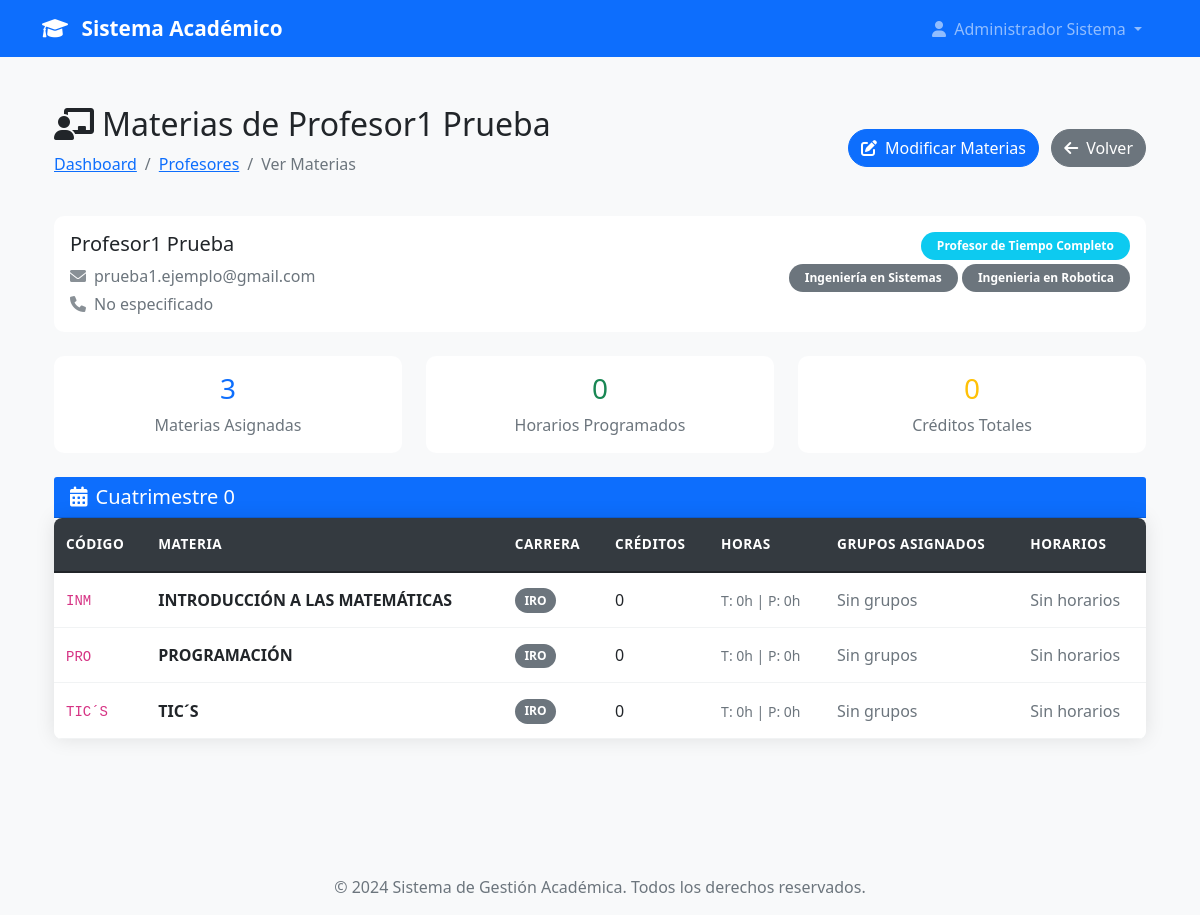
Page /admin/profesores/4/materias/ver (signed in) on the committed database.
### models.py (models this page shows, shortened)
class User(UserMixin, db.Model):
    id = db.Column(db.Integer, primary_key=True)
    username = db.Column(db.String(80), unique=True, nullable=False)
    email = db.Column(db.String(120), unique=True, nullable=False)
    password_hash = db.Column(db.String(120), nullable=False)
    nombre = db.Column(db.String(100), nullable=False)
    apellido = db.Column(db.String(100), nullable=False)
    telefono = db.Column(db.String(20))
    imagen_perfil = db.Column(db.String(200))  # Ruta de la imagen de perfil
    rol = db.Column(db.String(20), nullable=False)
    tipo_profesor = db.Column(db.String(20))
    carreras = db.relationship('Carrera', secondary=user_carreras, backref=db.backref('usuarios', lazy=True))
    materias = db.relationship('Materia', secondary='profesor_materias', backref=db.backref('profesores', lazy=True))
    carrera_id = db.Column(db.Integer, db.ForeignKey('carrera.id'))
    carrera = db.relationship('Carrera', foreign_keys=[carrera_id], backref=db.backref('jefe_carrera', uselist=False))
    fecha_registro = db.Column(db.DateTime, default=datetime.utcnow)
    activo = db.Column(db.Boolean, default=True)
    def get_nombre_completo(self):
        return f"{self.nombre} {self.apellido}"
    def is_admin(self):
        return self.rol == 'admin'
    def get_rol_display(self):
        roles = {
            'admin': 'Administrador',
            'jefe_carrera': 'Jefe de Carrera',
            'profesor_completo': 'Profesor de Tiempo Completo',
            'profesor_asignatura': 'Profesor por Asignatura'
        }
        return roles.get(self.rol, self.rol)

class Carrera(db.Model):
    id = db.Column(db.Integer, primary_key=True)
    nombre = db.Column(db.String(150), nullable=False, unique=True)
    codigo = db.Column(db.String(10), nullable=False, unique=True)  # Ej: "ING-SIS", "MED", etc.
    descripcion = db.Column(db.Text)
    facultad = db.Column(db.String(100))
    activa = db.Column(db.Boolean, default=True)
    fecha_creacion = db.Column(db.DateTime, default=datetime.utcnow)
    creada_por = db.Column(db.Integer, db.ForeignKey('user.id'), nullable=False)
    creador = db.relationship('User', foreign_keys=[creada_por], backref=db.backref('carreras_creadas', lazy=True))

class Materia(db.Model):
    id = db.Column(db.Integer, primary_key=True)
    nombre = db.Column(db.String(200), nullable=False)
    codigo = db.Column(db.String(20), nullable=False, unique=True)  # Ej: "ISI-101", "MAT-201"
    descripcion = db.Column(db.Text)
    cuatrimestre = db.Column(db.Integer, nullable=False)  # 1, 2, 3, etc.
    creditos = db.Column(db.Integer, nullable=False, default=3)
    horas_teoricas = db.Column(db.Integer, nullable=False, default=0)
    horas_practicas = db.Column(db.Integer, nullable=False, default=0)
    carrera_id = db.Column(db.Integer, db.ForeignKey('carrera.id'), nullable=False)
    carrera = db.relationship('Carrera', backref=db.backref('materias', lazy=True))
    activa = db.Column(db.Boolean, default=True)
    fecha_creacion = db.Column(db.DateTime, default=datetime.utcnow)
    creado_por = db.Column(db.Integer, db.ForeignKey('user.id'), nullable=False)
    creador = db.relationship('User', backref=db.backref('materias_creadas', lazy=True))
    def get_carrera_codigo(self):
        return self.carrera.codigo if self.carrera else 'N/A'

### app.py (the view)
@app.route('/admin/profesores/<int:id>/materias/ver')
@login_required
def ver_materias_profesor(id):
    if not current_user.is_admin():
        flash('No tienes permisos para acceder a esta página.', 'error')
        return redirect(url_for('dashboard'))
    profesor = User.query.get_or_404(id)
    if profesor.rol not in ['profesor_completo', 'profesor_asignatura']:
        flash('Este usuario no es un profesor.', 'error')
        return redirect(url_for('gestionar_profesores'))
    materias = sorted(profesor.materias, key=lambda m: (m.cuatrimestre, m.nombre))
    horarios_por_materia = {}
    for materia in materias:
        horarios = HorarioAcademico.query.filter_by(
            profesor_id=profesor.id,
            materia_id=materia.id,
            activo=True
        ).all()
        horarios_por_materia[materia.id] = horarios
    return render_template('admin/ver_materias_profesor.html',
                         profesor=profesor,
                         materias=materias,
                         horarios_por_materia=horarios_por_materia)

### app.py (called while the page is built)
@login_manager.user_loader
def load_user(user_id):
    return User.query.get(int(user_id))

@app.context_processor
def inject_user_counts():
    if current_user.is_authenticated and current_user.is_admin():
        return dict(
            total_users=User.query.count(),
            total_admins=User.query.filter_by(rol='admin').count(),
            total_jefes=User.query.filter_by(rol='jefe_carrera').count(),
            total_profesores=User.query.filter(User.rol.in_(['profesor_completo', 'profesor_asignatura'])).count()
        )
    return dict()

### templates/admin/ver_materias_profesor.html (shortened to what this page needs)
{% extends "base.html" %}
{% block content %}
<div class="container-fluid py-4">
    <div class="row">
        <div class="col-12">
            <div class="d-flex justify-content-between align-items-center mb-4">
                <div>
                    <h2><i class="fas fa-chalkboard-teacher me-2"></i>Materias de {{ profesor.get_nombre_completo() }}</h2>
                    <nav aria-label="breadcrumb">
                        <ol class="breadcrumb">
                            <li class="breadcrumb-item"><a href="{{ url_for('dashboard') }}">Dashboard</a></li>
                            <li class="breadcrumb-item"><a href="{{ url_for('gestionar_profesores') }}">Profesores</a></li>
                            <li class="breadcrumb-item active">Ver Materias</li>
                        </ol>
                    </nav>
                </div>
                <div>
                    <a href="{{ url_for('gestionar_materias_profesor', id=profesor.id) }}" class="btn btn-primary me-2">
                        <i class="fas fa-edit me-2"></i>Modificar Materias
                    </a>
                    <a href="{{ url_for('gestionar_profesores') }}" class="btn btn-secondary">
                        <i class="fas fa-arrow-left me-2"></i>Volver
                    </a>
                </div>
            </div>
            <div class="card mb-4">
                <div class="card-body">
                    <div class="row">
                        <div class="col-md-6">
                            <h5>{{ profesor.get_nombre_completo() }}</h5>
                            <p class="text-muted mb-1">
                                <i class="fas fa-envelope me-2"></i>{{ profesor.email }}
                            </p>
                            <p class="text-muted mb-0">
                                <i class="fas fa-phone me-2"></i>{{ profesor.telefono or 'No especificado' }}
                            </p>
                        </div>
                        <div class="col-md-6 text-end">
                            <p class="mb-1">
                                <span class="badge bg-info">{{ profesor.get_rol_display() }}</span>
                            </p>
                            <p class="mb-0">
                                {% for carrera in profesor.carreras %}
                                <span class="badge bg-secondary">{{ carrera.nombre }}</span>
                                {% endfor %}
                            </p>
                        </div>
                    </div>
                </div>
            </div>
            <div class="row mb-4">
                <div class="col-md-4">
                    <div class="card text-center">
                        <div class="card-body">
                            <h3 class="text-primary">{{ materias|length }}</h3>
                            <p class="text-muted mb-0">Materias Asignadas</p>
                        </div>
                    </div>
                </div>
                <div class="col-md-4">
                    <div class="card text-center">
                        <div class="card-body">
                            <h3 class="text-success">{{ horarios_por_materia.values()|map('length')|sum }}</h3>
                            <p class="text-muted mb-0">Horarios Programados</p>
                        </div>
                    </div>
                </div>
                <div class="col-md-4">
                    <div class="card text-center">
                        <div class="card-body">
                            <h3 class="text-warning">{{ materias|map(attribute='creditos')|sum }}</h3>
                            <p class="text-muted mb-0">Créditos Totales</p>
                        </div>
                    </div>
                </div>
            </div>
            {% if materias %}
                {% set cuatrimestres = materias|map(attribute='cuatrimestre')|unique|list %}
                {% for cuatrimestre in cuatrimestres|sort %}
                <div class="card mb-4">
                    <div class="card-header bg-primary text-white">
                        <h5 class="mb-0">
                            <i class="fas fa-calendar-alt me-2"></i>Cuatrimestre {{ cuatrimestre }}
                        </h5>
                    </div>
                    <div class="card-body p-0">
                        <div class="table-responsive">
                            <table class="table table-hover mb-0">
                                <thead class="table-light">
                                    <tr>
                                        <th>Código</th>
                                        <th>Materia</th>
                                        <th>Carrera</th>
                                        <th>Créditos</th>
                                        <th>Horas</th>
                                        <th>Grupos Asignados</th>
                                        <th>Horarios</th>
                                    </tr>
                                </thead>
                                <tbody>
                                    {% for materia in materias if materia.cuatrimestre == cuatrimestre %}
                                    <tr>
                                        <td><code>{{ materia.codigo }}</code></td>
                                        <td><strong>{{ materia.nombre }}</strong></td>
                                        <td><span class="badge bg-secondary">{{ materia.get_carrera_codigo() }}</span></td>
                                        <td>{{ materia.creditos }}</td>
                                        <td>
                                            <small class="text-muted">
                                                T: {{ materia.horas_teoricas }}h | P: {{ materia.horas_practicas }}h
                                            </small>
                                        </td>
                                        <td>
                                            {% set grupos = horarios_por_materia[materia.id]|map(attribute='grupo')|unique|list if materia.id in horarios_por_materia else [] %}
                                            {% if grupos %}
                                                {% for grupo in grupos|sort %}
                                                <span class="badge bg-info me-1">Grupo {{ grupo }}</span>
                                                {% endfor %}
                                            {% else %}
                                                <span class="text-muted">Sin grupos</span>
                                            {% endif %}
                                        </td>
                                        <td>
                                            {% if materia.id in horarios_por_materia and horarios_por_materia[materia.id] %}
                                                <button class="btn btn-sm btn-outline-primary" data-bs-toggle="collapse" data-bs-target="#horarios-{{ materia.id }}">
                                                    <i class="fas fa-clock me-1"></i>Ver {{ horarios_por_materia[materia.id]|length }} horarios
                                                </button>
                                            {% else %}
                                                <span class="text-muted">Sin horarios</span>
                                            {% endif %}
                                        </td>
                                    </tr>
                                    {% endfor %}
                                </tbody>
                            </table>
                        </div>
                    </div>
                </div>
                {% endfor %}
            {% else %}
                <div class="alert alert-info">
                    <i class="fas fa-info-circle me-2"></i>
                    Este profesor no tiene materias asignadas actualmente.
                    <a href="{{ url_for('gestionar_materias_profesor', id=profesor.id) }}" class="alert-link">Asignar materias ahora</a>
                </div>
            {% endif %}
        </div>
    </div>
</div>
{% endblock %}

### templates/base.html (shortened to what this page needs)
<!DOCTYPE html>
<html lang="es">
<head>
    <link href="https://cdn.jsdelivr.net/npm/bootstrap@5.1.3/dist/css/bootstrap.min.css" rel="stylesheet">
    <link rel="stylesheet" href="https://cdnjs.cloudflare.com/ajax/libs/font-awesome/6.0.0/css/all.min.css">
    <link rel="stylesheet" href="{{ url_for('static', filename='css/style.css') }}">
</head>
<body>
    <nav class="navbar navbar-expand-lg navbar-dark bg-primary">
        <div class="container">
            <a class="navbar-brand" href="{{ url_for('index') }}">
                <i class="fas fa-graduation-cap me-2"></i>
                Sistema Académico
            </a>
            <div class="collapse navbar-collapse" id="navbarNav">
                <ul class="navbar-nav ms-auto">
                    {% if current_user.is_authenticated %}
                        <li class="nav-item dropdown">
                            <a class="nav-link dropdown-toggle" href="#" id="navbarDropdown" role="button" data-bs-toggle="dropdown">
                                <i class="fas fa-user me-1"></i>
                                {{ current_user.get_nombre_completo() }}
                            </a>
                        </li>
                    {% endif %}
                </ul>
            </div>
        </div>
    </nav>
    <main class="py-4">
        <div class="container">
            {% block content %}{% endblock %}
        </div>
    </main>
    <footer class="bg-light text-center py-3 mt-5">
        <div class="container">
            <p class="text-muted mb-0">&copy; 2024 Sistema de Gestión Académica. Todos los derechos reservados.</p>
        </div>
    </footer>
</body>
</html>

### static/css/style.css (style rules this page uses)
.table-responsive { border-radius: 8px; overflow: hidden; box-shadow: 0 0 20px rgba(0, 0, 0, 0.1); }
.table { margin-bottom: 0; background-color: white; }
.table thead th { background-color: #343a40; color: white; border: none; font-weight: 600; text-transform: uppercase; font-size: 0.85rem; letter-spacing: 0.5px; padding: 1rem 0.75rem; position: sticky; top: 0; z-index: 10; }
.table tbody tr { transition: all 0.2s ease; border-bottom: 1px solid #f1f3f4; }
.table td { padding: 0.875rem 0.75rem; vertical-align: middle; border: none; }
.table .badge { font-size: 0.75rem; padding: 0.4rem 0.6rem; }
body { font-family: 'Segoe UI', Tahoma, Geneva, Verdana, sans-serif; background-color: #f8f9fa; }
.navbar-brand { font-weight: bold; font-size: 1.3rem; }
.card { transition: transform 0.2s ease-in-out, box-shadow 0.2s ease-in-out; border: none; border-radius: 10px; }
.btn { border-radius: 25px; font-weight: 500; transition: all 0.3s ease; }
.card-body i { opacity: 0.8; }
footer { margin-top: auto; }
.card { animation: fadeIn 0.5s ease-out; }
.badge { border-radius: 15px; padding: 0.5rem 1rem; }
.navbar .nav-link.dropdown-toggle { position: relative; transition: all 0.3s ease; border-radius: 8px; padding: 0.5rem 1rem !important; }
.navbar .nav-link.dropdown-toggle::before { content: ''; position: absolute; top: 0; left: 0; right: 0; bottom: 0; background: linear-gradient(45deg, transparent 30%, rgba(255, 255, 255, 0.2) 50%, transparent 70%); opacity: 0; transition: opacity 0.3s ease; border-radius: 8px; pointer-events: none; }

### rows in the picture
User: get_nombre_completo "Administrador Sistema"
User: get_nombre_completo "Profesor1 Prueba", email "prueba1.ejemplo@gmail.com", telefono "No especificado", rol "Profesor de Tiempo Completo"
Carrera: nombre "Ingeniería en Sistemas"
Carrera: nombre "Ingenieria en Robotica"
Materia: cuatrimestre 0 (drawn), codigo "INM", nombre "INTRODUCCIÓN A LAS MATEMÁTICAS", get_carrera_codigo "IRO", creditos "0", horas_teoricas "0", horas_practicas "0", shows "Sin horarios"
Materia: codigo "PRO", nombre "PROGRAMACIÓN", get_carrera_codigo "IRO", creditos "0", horas_teoricas "0", horas_practicas "0", shows "Sin horarios"
Materia: codigo "TIC´S", nombre "TIC´S", get_carrera_codigo "IRO", creditos "0", horas_teoricas "0", horas_practicas "0", shows "Sin horarios"

### other values in the picture
{{ materias|length }} "3"
{{ horarios_por_materia.values()|map('length')|sum }} "0"
{{ materias|map(attribute='creditos')|sum }} "0"
{{ cuatrimestre }} "0"
